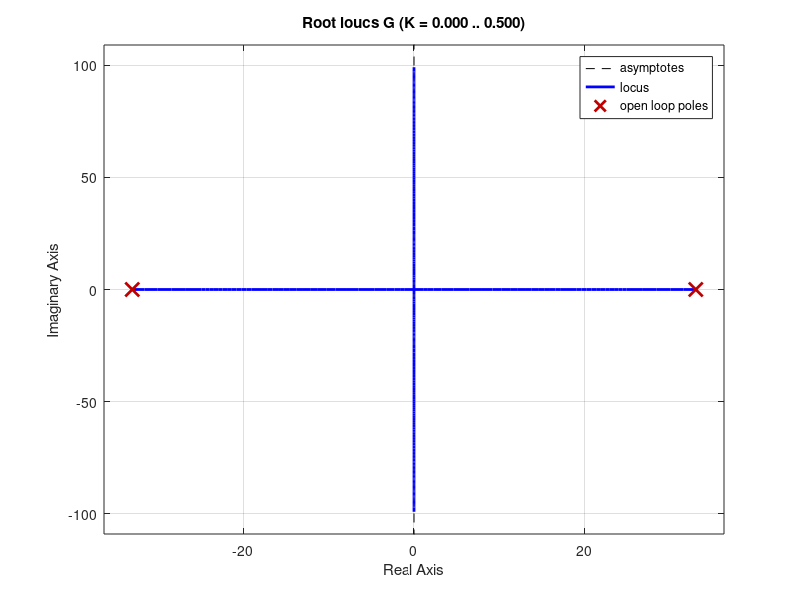
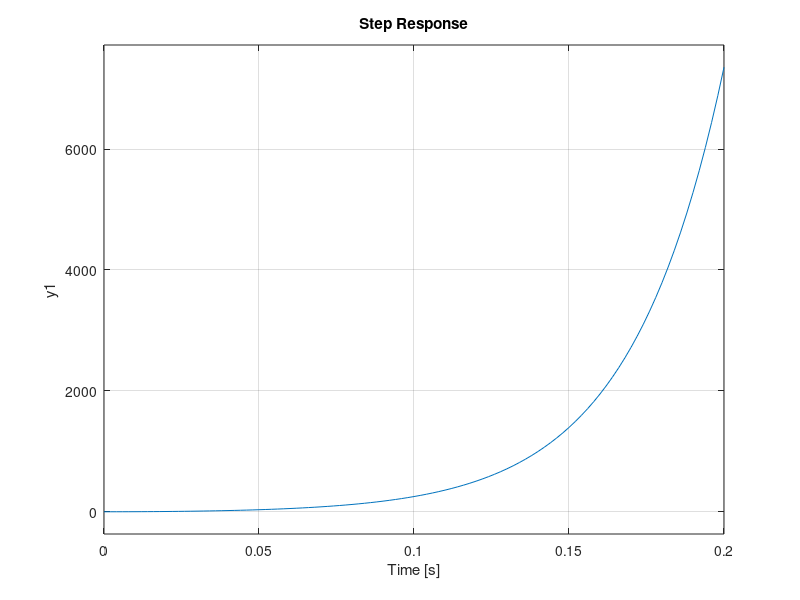
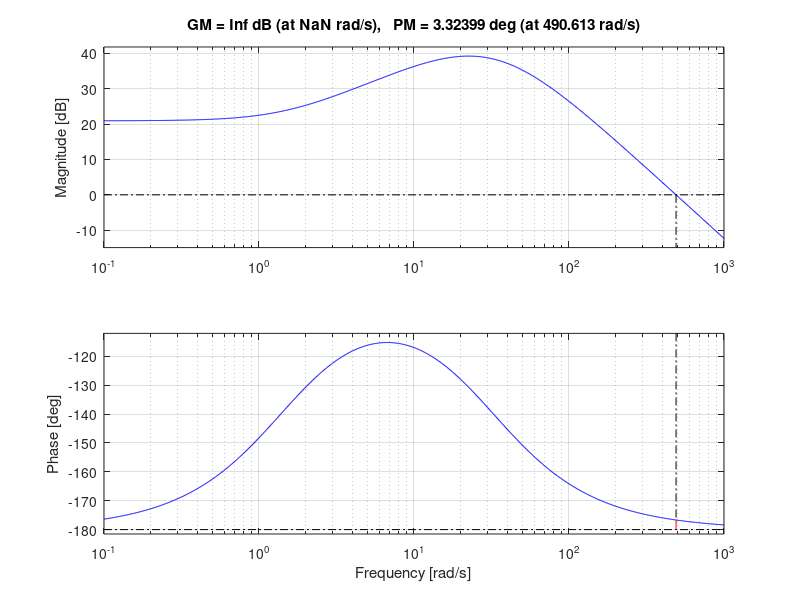

MATLAB code for these plots, in order:
%% Constants of the controller
k_i = 0.1962;
k_x = 17.6580;
a = 900;
k_c = 0.5556;
% k_c = 4;
k_a = 2;
m = 0.0162;
dc = 2; % DC gain of 2
z_c = 1.5;
p_c = z_c * 20; % pole to zero ratio of 20

% Transfer function for plant
s = tf('s');
num = a * k_a * k_i;
den = m * (s^2 - k_x/m);
G = num/den;
fig1 = figure(1);
rlocus(G);
fig2 = figure(2);
step(G)

% Transfer function for plant and controller
G_c = k_c * (1 + s/z_c) / (1 + s/p_c);
G_t = G_c * G;

% Root locus and phage margin of the whole system
fig3 = figure(3);
margin(G_t)
% fig4 = figure(4);
% rlocus(G_t)

% Calculate the values of resistance and capacitor
R1 = 1e4/k_c
R2 = z_c * R1 / (p_c - z_c)
C = 1/(p_c*R2)